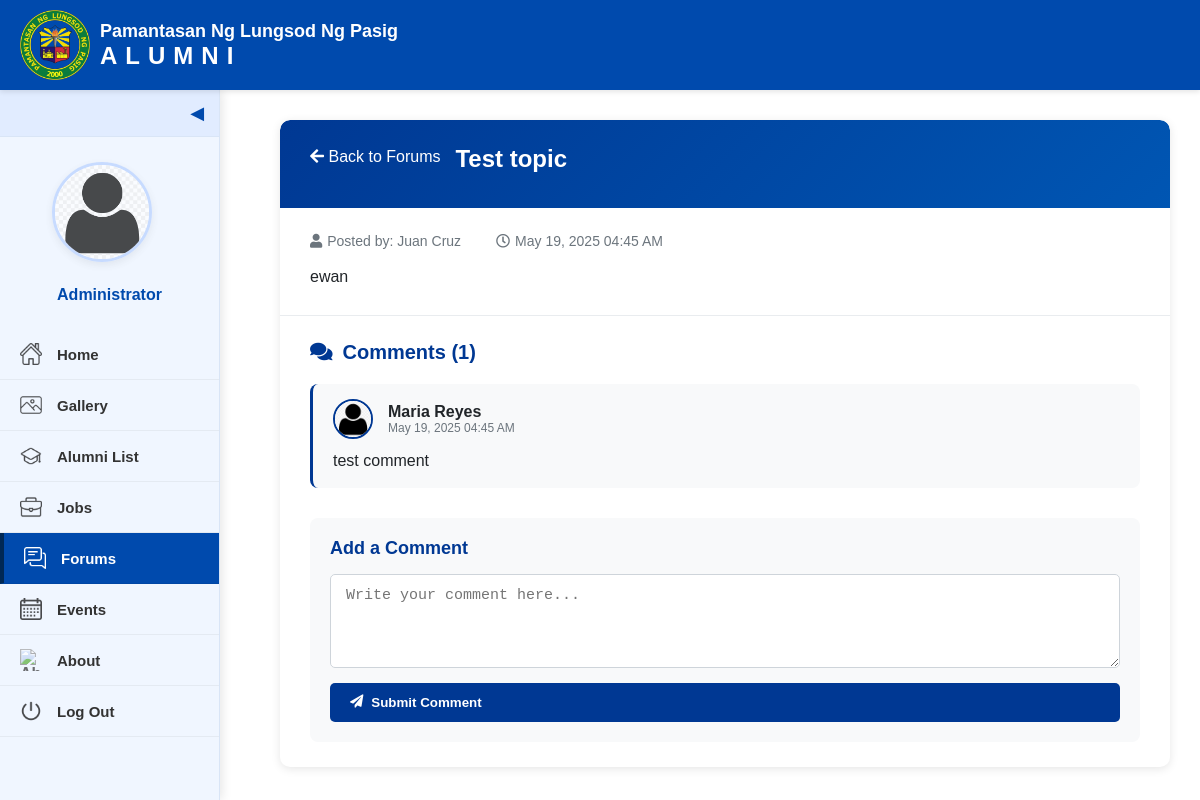
/alumni-forums.php?view_topic=8 (signed in), run on the app's committed database.
### tables this page shows
CREATE TABLE `users` (
  `id` int(11) NOT NULL,
  `alumni_id` varchar(20) NOT NULL,
  `name` text NOT NULL,
  `username` varchar(200) NOT NULL,
  `password` text NOT NULL,
  `type` tinyint(1) NOT NULL DEFAULT 3 COMMENT '1=Admin,2=Alumni officer, 3= alumnus',
  `auto_generated_pass` text NOT NULL,
  `reset_token` varchar(64) DEFAULT NULL,
  `token_expiry` datetime DEFAULT NULL,
  `is_default_password` tinyint(1) NOT NULL DEFAULT 1 COMMENT '1=Using default password, 0=Password changed'
);

CREATE TABLE `forum_topics` (
  `id` int(30) NOT NULL,
  `title` varchar(250) NOT NULL,
  `description` text NOT NULL,
  `user_id` varchar(9) NOT NULL,
  `date_created` datetime NOT NULL DEFAULT current_timestamp()
);

CREATE TABLE `forum_comments` (
  `id` int(30) NOT NULL,
  `topic_id` int(30) NOT NULL,
  `comment` text NOT NULL,
  `user_id` varchar(9) NOT NULL,
  `date_created` datetime NOT NULL DEFAULT current_timestamp()
);

### alumni-forums.php (the view, shortened to what this page needs)
<?php
include 'admin/db_connect.php';
$alumni_id = $_SESSION['login_id'];
$user_query = "SELECT * FROM users WHERE alumni_id = ?";
$user_stmt = $conn->prepare($user_query);
$user_stmt->bind_param("s", $alumni_id);
$user_stmt->execute();
$user_result = $user_stmt->get_result();
$user_data = $user_result->fetch_assoc();
$avatar = 'images/avatar.png';
$display_name = $user_data['name'] ?? 'Alumni User';
$view_topic = isset($_GET['view_topic']) ? intval($_GET['view_topic']) : 0;
$topic_data = null;
$comments = [];
if ($view_topic > 0) {
    $topic_query = "SELECT ft.*, u.name as author_name FROM forum_topics ft
                   LEFT JOIN users u ON ft.user_id = u.alumni_id
                   WHERE ft.id = ?";
    $topic_stmt = $conn->prepare($topic_query);
    $topic_stmt->bind_param("i", $view_topic);
    $topic_stmt->execute();
    $topic_result = $topic_stmt->get_result();
    if ($topic_result->num_rows > 0) {
        $topic_data = $topic_result->fetch_assoc();
        $comments_query = "SELECT fc.*, u.name as author_name, ab.avatar
                         FROM forum_comments fc
                         LEFT JOIN users u ON fc.user_id = u.alumni_id
                         LEFT JOIN alumnus_bio ab ON fc.user_id = ab.alumni_id
                         WHERE fc.topic_id = ?
                         GROUP BY fc.id
                         ORDER BY fc.date_created ASC";
        $comments_stmt = $conn->prepare($comments_query);
        $comments_stmt->bind_param("i", $view_topic);
        $comments_stmt->execute();
        $comments_result = $comments_stmt->get_result();
        while ($row = $comments_result->fetch_assoc()) {
            $comments[] = $row;
        }
    }
}
?>
<!DOCTYPE html>
<html lang="en">
<head>
  <link rel="stylesheet" href="style.css">
  <link rel="stylesheet" href="alumni-forums.css">
  <link rel="stylesheet" href="https://cdnjs.cloudflare.com/ajax/libs/font-awesome/5.15.4/css/all.min.css">
</head>
<body>
  <div class="interface-header">
    <img src="images/logo.png" alt="PLP Logo" class="logo-interface">
    <div class="text">
      <div class="school-name">Pamantasan Ng Lungsod Ng Pasig</div>
      <div class="alumni-title">ALUMNI</div>
    </div>
  </div>
  <div class="sidebar" id="sidebar">
    <div class="toggle-btn" onclick="toggleSidebar()">&#x25C0;</div>
    <div class="sidebar-content">
      <div class="profile-section">
        <a href="alumni-manage-profile.php" class="profile-pic">
          <img src="<?php echo htmlspecialchars($avatar); ?>" alt="Profile Picture">
        </a>
        <div class="profile-name"><?php echo htmlspecialchars($display_name); ?></div>
      </div>
      <a href="alumni-home.php"><img src="images/home.png" alt="Home"><span>Home</span></a>
      <a href="alumni-gallery.php"><img src="images/gallery.png" alt="Gallery"><span>Gallery</span></a>
      <a href="alumni-list.php"><img src="images/alumni_list.png" alt="Alumni List"><span>Alumni List</span></a>
      <a href="alumni-job.php"><img src="images/jobs.png" alt="Jobs"><span>Jobs</span></a>
      <a href="alumni-forums.php" class="active"><img src="images/forums.png" alt="Forums"><span>Forums</span></a>
      <a href="alumni-events.php"><img src="images/calendar.png" alt="Events"><span>Events</span></a>
      <a href="alumni-about.php"><img src="images/about.png" alt="About"><span>About</span></a>
      <a href="landing.php"><img src="images/log-out.png" alt="Log Out"><span>Log Out</span></a>
    </div>
  </div>
  <main class="forum-content">
    <?php if($view_topic > 0 && $topic_data): ?>
      <div class="forum-container">
        <div class="forum-header">
          <a href="alumni-forums.php" class="back-button"><i class="fas fa-arrow-left"></i> Back to Forums</a>
          <h1><?php echo htmlspecialchars($topic_data['title']); ?></h1>
        </div>
        <div class="topic-details">
          <div class="topic-meta">
            <span class="topic-author"><i class="fas fa-user"></i> Posted by: <?php echo htmlspecialchars($topic_data['author_name'] ?? 'Unknown'); ?></span>
            <span class="topic-date"><i class="far fa-clock"></i> <?php echo date('F d, Y h:i A', strtotime($topic_data['date_created'])); ?></span>
          </div>
          <div class="topic-content">
            <?php echo html_entity_decode($topic_data['description']); ?>
          </div>
        </div>
        <div class="comments-section">
          <h2><i class="fas fa-comments"></i> Comments (<?php echo count($comments); ?>)</h2>
          <?php if(count($comments) > 0): ?>
            <div class="comments-list">
              <?php foreach($comments as $comment): ?>
                <div class="comment-card">
                  <div class="comment-header">
                    <img src="<?php echo htmlspecialchars($comment['avatar']); ?>" alt="Profile" class="comment-avatar">
                    <div class="comment-info">
                      <div class="comment-author"><?php echo htmlspecialchars($comment['author_name'] ?? 'Unknown'); ?></div>
                      <div class="comment-date"><?php echo date('M d, Y h:i A', strtotime($comment['date_created'])); ?></div>
                    </div>
                  </div>
                  <div class="comment-content">
                    <?php echo htmlspecialchars($comment['comment']); ?>
                  </div>
                </div>
              <?php endforeach; ?>
            </div>
          <?php endif; ?>
          <div class="add-comment-form">
            <h3>Add a Comment</h3>
            <form method="POST" action="">
              <div class="form-group">
                <textarea name="comment" rows="4" placeholder="Write your comment here..." required></textarea>
              </div>
              <div class="form-group">
                <button type="submit" name="submit_comment" class="btn-submit-comment">
                  <i class="fas fa-paper-plane"></i> Submit Comment
                </button>
              </div>
            </form>
          </div>
        </div>
      </div>
    <?php endif; ?>
  </main>
</body>
</html>

### style.css (style rules this page uses)
* { margin: 0; padding: 0; box-sizing: border-box; overscroll-behavior: none; }
body { font-family: Arial, sans-serif; background-color: #ffffff; }
.text { display: flex; flex-direction: column; }
.school-name { font-size: 18px; color: #003366; font-weight: bold; }
.alumni-title { font-size: 24px; color: #003366; letter-spacing: 8px; font-weight: bold; }
.form-group { display: flex; flex-direction: column; }
.interface-header { background-color: #004aad; color: white; padding: 10px 20px; display: flex; align-items: center; position: fixed; top: 0; left: 0; width: 100%; z-index: 100; box-shadow: 0 2px 5px rgba(0, 0, 0, 0.1); height: 90px; }
.interface-header .school-name { color: white; }
.interface-header .alumni-title { color: white; }
.logo-interface { height: 70px; margin-right: 10px; }
.sidebar { background-color: #f0f6ff; width: 220px; height: calc(100vh - 90px); position: fixed; top: 90px; left: 0; display: flex; flex-direction: column; transition: all 0.3s ease; z-index: 5; overflow: hidden; box-shadow: 2px 0 10px rgba(0, 0, 0, 0.1); border-right: 1px solid #d9e5f6; }
.sidebar-content { width: 100%; display: flex; flex-direction: column; align-items: center; max-height: calc(100vh - 90px); overflow-y: auto; padding: 0 0 20px 0; -ms-overflow-style: none; scrollbar-width: none; }
.profile-section { display: flex; flex-direction: column; align-items: center; margin: 25px 0; padding: 0 10px; width: 100%; }
.profile-pic { position: relative; margin-bottom: 15px; text-align: center; width: 100%; }
.profile-pic img { width: 100px; height: 100px; border-radius: 50%; cursor: pointer; object-fit: cover; border: 3px solid #b7d0ff; transition: all 0.3s ease; box-shadow: 0 3px 10px rgba(0, 0, 0, 0.1); }
.profile-name { margin-top: 5px; font-size: 16px; font-weight: bold; color: #004aad; text-align: center; transition: all 0.3s ease; }
.toggle-btn { background-color: #e1ecff; color: #004aad; width: 100%; text-align: right; padding: 12px 15px; cursor: pointer; font-size: 18px; border-bottom: 1px solid #d9e5f6; transition: all 0.3s ease; }
.sidebar-content a { display: flex; align-items: center; width: 100%; color: #333; text-decoration: none; padding: 14px 20px; font-weight: bold; transition: all 0.3s ease; border-bottom: 1px solid rgba(0, 0, 0, 0.05); }
.profile-section .profile-pic { display: block; width: 100%; padding: 0; margin-bottom: 15px; text-align: center; border-bottom: none; }
.sidebar-content .profile-section a.profile-pic { display: block; text-align: center; padding: 0; border-bottom: none; width: 100%; }
.sidebar-content a img { width: 22px; height: 22px; margin-right: 15px; transition: all 0.3s ease; opacity: 0.7; }
.sidebar-content a span { transition: all 0.3s ease; font-size: 15px; }
.sidebar-content a.active { background-color: #004aad; color: white; border-left: 4px solid #002855; }
.sidebar-content a.active img { filter: brightness(0) invert(1); opacity: 1; }
.sidebar:not(.collapsed) .profile-pic img { width: 100px; height: 100px; border-width: 3px; }
textarea { width: 100%; padding: 10px; border: 1px solid #999; border-radius: 4px; resize: vertical; background: white; font-size: 14px; }
.form-group { margin-bottom: 20px; }
.form-group input[type="text"], .form-group input[type="email"], .form-group input[type="file"], .form-group textarea { width: 100%; padding: 10px 15px; border: 1px solid #ced4da; border-radius: 4px; font-size: 14px; background-color: #fff; }
.form-group textarea { resize: vertical; }

### data on the page
users: name "Administrator"
forum_topics: title "Test topic", users.name "Juan Cruz", date_created "May 19, 2025 04:45 AM", description "ewan"
forum_comments: author_name "Maria Reyes", date_created "May 19, 2025 04:45 AM", comment "test comment"

### other printed values
count($comments) "1"
